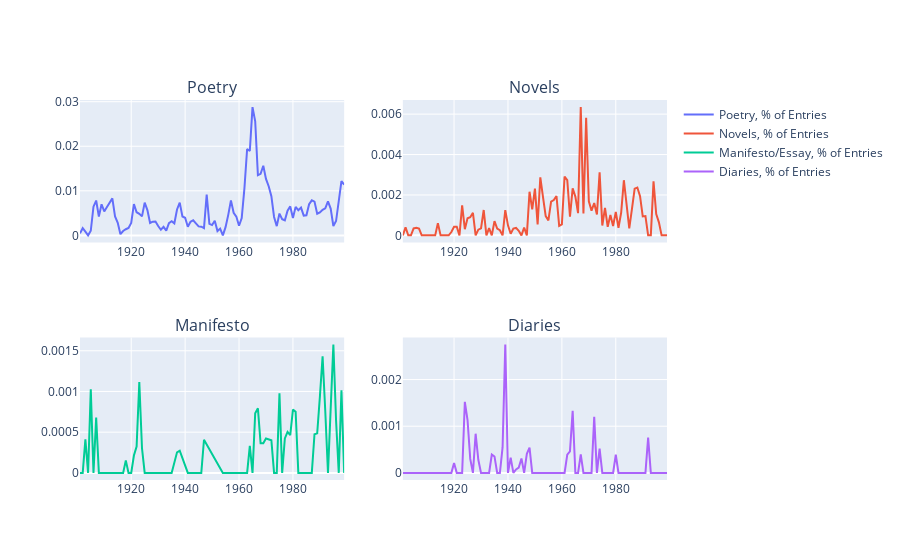

Notebook code for this chart:
### Code cell
fig = make_subplots(rows=2, cols=2,
          subplot_titles=("Poetry","Novels", "Manifesto", "Diaries"))

fig.add_trace(cats2scatter_normed(df_stikhi, 'Poetry, % of Entries'), row=1, col=1)
fig.add_trace(cats2scatter_normed(df_roman, 'Novels, % of Entries'), row=1, col=2)
fig.add_trace(cats2scatter_normed(df_manifest, 'Manifesto/Essay, % of Entries'), row=2, col=1)
fig.add_trace(cats2scatter_normed(df_dnevnik, 'Diaries, % of Entries'), row=2, col=2)
